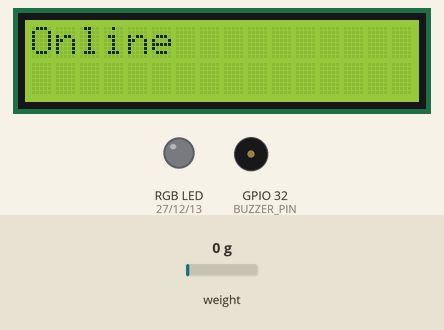
Simulated run of this sketch. Board: ESP32. Shown: 16×2 character LCD, an RGB LED mixed from three pins (HIGH = lit), buzzer (waves = sounding, pin HIGH). Inputs (shaded band) come from the test bench; at power-on: weight on the scale 0 g. Dim RGB values are drawn brighter than linear; WiFi joins after 1.5 s; servers stay silent unless stated; what the sketch prints to the serial monitor is not drawn.

Above: at 1.7 s.
At 7.0 s:
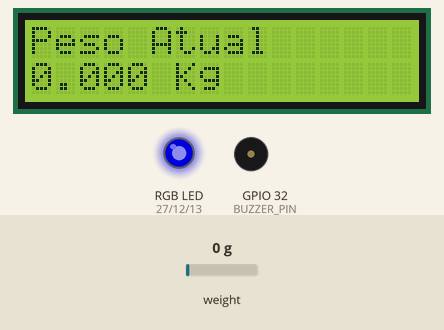
7.1 s: weight on the scale set to 471 g
At 7.9 s:
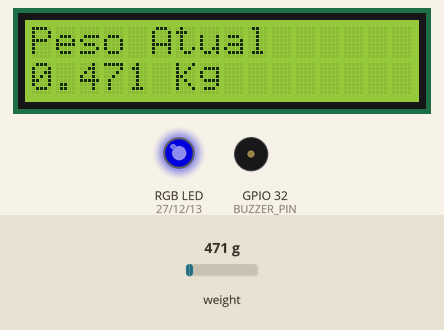
8.7 s: weight on the scale set to 521 g
At 9.7 s:
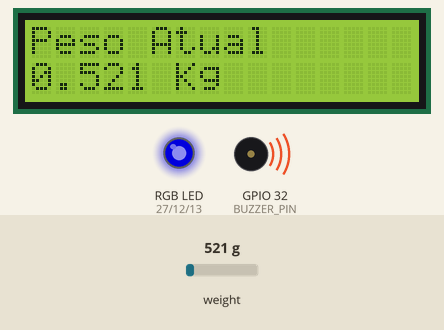
10.5 s: weight on the scale set to 100 g
At 11.0 s:
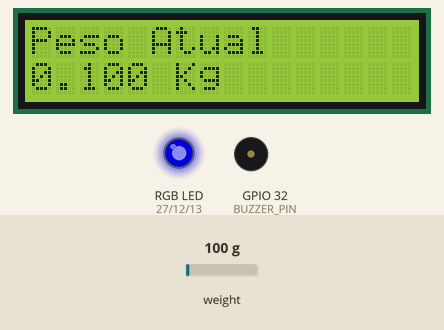
Timing chart, 0 to 13.5 s (numbered marks = the images above; inputs shaded):
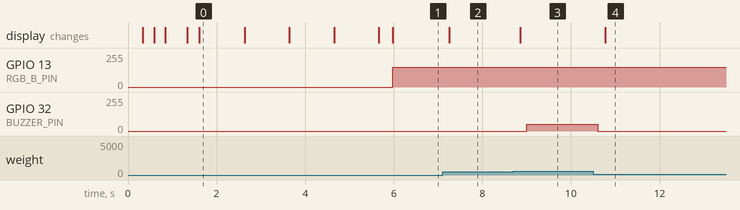

The sketch:

IPT_3.0.ino
```cpp
#include "SCD.h"

#define LOADCELL_DATA_PIN 25
#define LOADCELL_CLOCK_PIN 33

SCD scd;

void setup() {
  // put your setup code here, to run once:
  scd.init();
  scd.connectToWifi("Inteli-COLLEGE", "QazWsx@123");
  scd.connectToHX711(LOADCELL_DATA_PIN, LOADCELL_CLOCK_PIN);
  delay(150);
  scd.disconnectWiFi();
}

void loop() {
  // put your main code here, to run repeatedly:
  scd.showMensageOnDisplayMenu("Peso Atual", scd.getWeight(), "Kg", 3);
  scd.alerts();
}
```

SCD.h
```cpp
#include "esp32-hal.h"
#include <LiquidCrystal_I2C.h>
#include <HX711.h>
#include <WiFi.h>

LiquidCrystal_I2C lcd(0x27, 16, 2);
HX711 scale;


#define TARE_BUTTON_PIN 18

#define RGB_R_PIN 27
#define RGB_G_PIN 12
#define RGB_B_PIN 13

#define BUZZER_PIN 32

#define ACCEPT_BUTTON 19
#define RIGHT_BUTTON  17
#define BACK_BUTTON   18
#define LEFT_BUTTON   16
#define TARE_BUTTON   15

#ifndef SIGNAL_CONDITIONER_DEVICE
#define SIGNAL_CONDITIONER_DEVICE

#include <Arduino.h>

const int outPutDevices[4] = { 27, 12, 13, 32 };
const int inPutDevices[5] = { 19, 18, 17, 16, 15 };

class SCD {
private:
  byte dataPin;
  byte clockPin;
  float weight;
  int state;
  long millis;
public:
  SCD(){};


  void init() {
    lcd.init();
    lcd.backlight();
    for (int i = 0; i < 4; i++) {
      pinMode(outPutDevices[i], OUTPUT);
    }

    for(int i = 0; i < 5; i++){
      pinMode(inPutDevices[i], INPUT_PULLDOWN);
    }

    pinMode(18, INPUT_PULLDOWN);
  }


  void connectToWifi(char *ssdi, char *password) {
    // Função que tenta conectar-se à rede WiFi
    lcd.setCursor(0, 0);
    lcd.print("Connecting to ");
    lcd.setCursor(0, 1);
    lcd.print("WiFi ");

    WiFi.begin("Inteli-COLLEGE", "QazWsx@123", 6);
    while (WiFi.status() != WL_CONNECTED) {
      delay(250);
      spinner();
    }

    // Exibe "Online" no LCD quando a conexão é estabelecida
    lcd.clear();
    lcd.setCursor(0, 0);
    lcd.println("Online");
    delay(1000);
  }


  void connectToHX711(byte dataPin, byte clockPin) {
    // Função que inicializa a célula de carga
    lcd.setCursor(0, 0);
    lcd.print("Conectando");
    lcd.setCursor(0, 1);
    lcd.print("Celula");

    scale.begin(dataPin, clockPin);

    // while (scale.is_ready() == false) {
    //   delay(250);
    //   spinner();
    // }

    // Configura a escala da célula de carga
    scale.set_scale(-208794.854 /*-211434.7938*/);

    // Exibe "Sensor conectado" no LCD
    lcd.clear();
    lcd.setCursor(0, 0);
    lcd.print("Sensor conectado");
    delay(1000);

    lcd.clear();

    // Zera a balança
    scale.tare();
    lcd.setCursor(0, 0);
    lcd.print("Balanca zerada");
    delay(1000);

    lcd.clear();
  }


  float getWeight() {
    // Função que obtém o peso da célula de carga
    float load;
    scale.power_up();
    load = scale.get_units();
    scale.power_down();
    Serial.println(load, 8);
    delay(50);

    return load;
  }


  void showMensageOnDisplayMenu(char *mensage_title, float mensage_value, char *mensage_value_indicator, int decimal_precision) {
    // Função que exibe mensagens no LCD com título, valor e unidade
    lcd.setCursor(0, 0);
    lcd.print(mensage_title);
    lcd.setCursor(0, 1);
    lcd.print(mensage_value, decimal_precision);
    lcd.print(" ");
    lcd.print(mensage_value_indicator);
    lcd.print(" ");
  }


  void checkConnections() {
    enum espState { Iddle,
                    WiFiDisconnected,
                    SensorDisconnected,
                    AllDisconnected };

    if (WiFi.status() != WL_CONNECTED) {
      this->state = WiFiDisconnected;
    } else if (scale.is_ready() == true) {
      this->state = SensorDisconnected;
    } else if (WiFi.status() != WL_CONNECTED && scale.is_ready() == true) {
      this->state = AllDisconnected;
    } else {
      this->state = Iddle;
    }
  }


  void alerts() {
    checkConnections();

    if (state == 0) {
      analogWrite(RGB_G_PIN, 150);
    } else if (state == 1) {
      analogWrite(RGB_B_PIN, 150);
    } else if (state == 2) {
      analogWrite(RGB_G_PIN, 150);
      analogWrite(RGB_R_PIN, 150);
    } else if (state == 3) {
      analogWrite(RGB_R_PIN, 150);
    } else if (state == 4) {
      analogWrite(RGB_R_PIN, 255);
      delay(250);
      analogWrite(RGB_R_PIN, 0);
      delay(250);
    }

    if (getWeight() >= 0.5) {
      analogWrite(BUZZER_PIN, 50);
    } else {
      analogWrite(BUZZER_PIN, 0);
    }
  }


  void spinner() {
    // Função que exibe um caractere giratório no display LCD
    static int8_t counter = 0;
    const char *glyphs = "\xa1\xa5\xdb";
    lcd.setCursor(15, 1);
    lcd.print(glyphs[counter++]);
    if (counter == strlen(glyphs)) {
      counter = 0;
      delay(250);
    }
  }

  void disconnectWiFi() {
    WiFi.disconnect();
  }
};
#endif
```

Measured:
- the behaviour switches between 499 and 500 g on weight on the scale (found by bisection; images 2 and 3)
- after the input at 7.1 s, the display: changes after 0.16 s (image 2)
- after the input at 8.7 s, GPIO 32 (BUZZER_PIN): 0/255 → 50/255 after 0.30 s; the display: changes after 0.15 s (image 3)
- after the input at 10.5 s, GPIO 32 (BUZZER_PIN): 50/255 → 0/255 after 0.10 s; the display: changes after 0.27 s (image 4)
- what the display in image 0 shows lasts 1.0 s, from 1.6 s to 2.6 s
